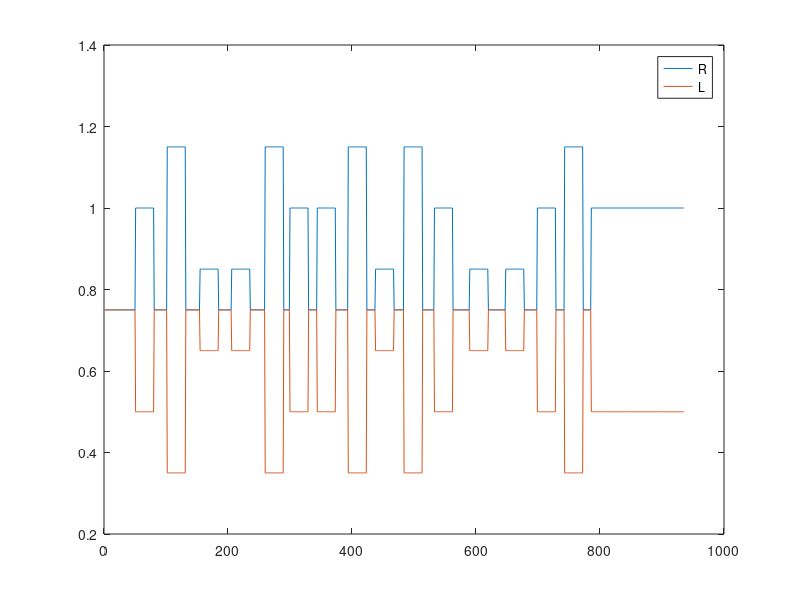
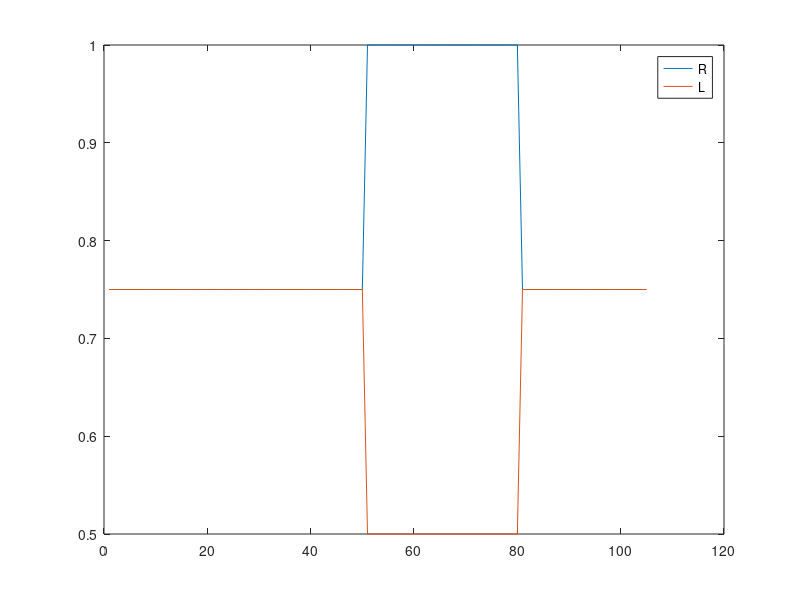
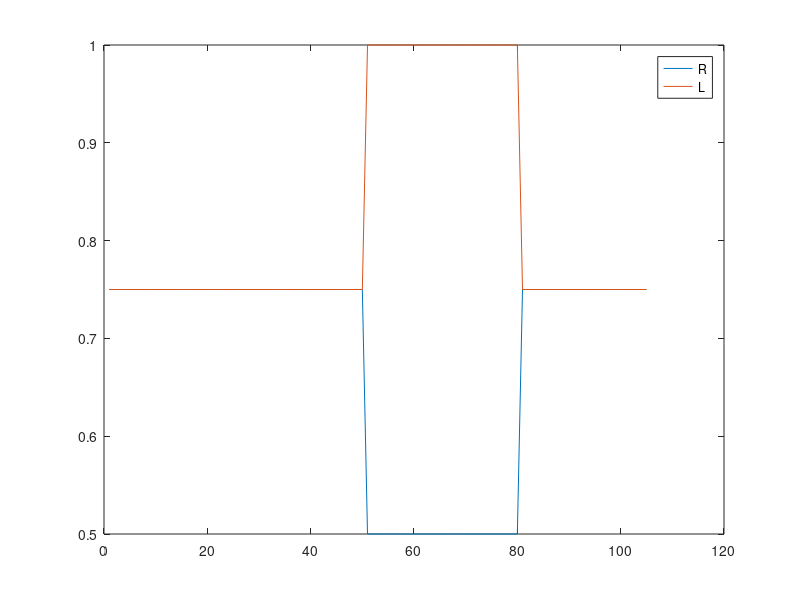
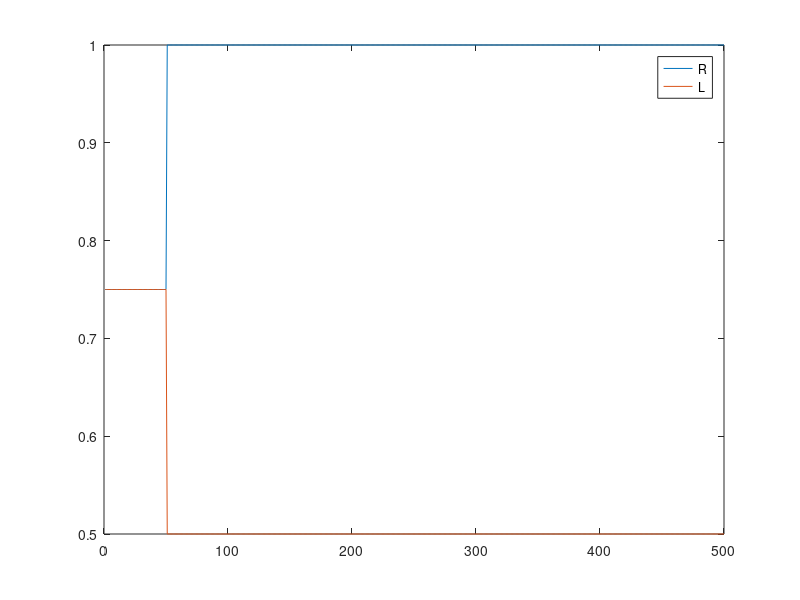

Reproduce these figures in MATLAB, in order.
%speed profiles update (Exploration)
clear all;close all;clc
small= [0.65 0.85];
mid=[0.5 1];
large=[0.35 1.15];

split={small, mid, large};
speed=[0.75*ones(50,2)];

for t=1:5
y=randsample(3,3);

speed= [speed; split{y(1)}.*ones(30,2);0.75*ones(randsample(10:30,1),2);...
    split{y(2)}.*ones(30,2);0.75*ones(randsample(10:30,1),2);...
    split{y(3)}.*ones(30,2);0.75*ones(randsample(10:30,1),2)];


end

speed=[speed; mid.*ones(150,2)];
%%
% figure
% plot(speed(:,1))
% hold on 
% plot(speed(:,2))

velR=speed(:,2);
velL=speed(:,1);

figure
plot(velR)
hold on
plot(velL)
%% 
legend('R','L')

%% Shor plit 

mid=[0.5 1];
speed=[];
speed=[0.75*ones(50,2); mid.*ones(30,2);0.75*ones(25,2)];

velR=speed(:,2);
velL=speed(:,1);

figure
plot(velR)
hold on
plot(velL)
legend('R','L')

% Negative 
NewR=velL;
NewL=velR;

velR=NewR;
velL=NewL;

figure
plot(velR)
hold on
plot(velL)
legend('R','L')
%% Adaptation 
mid=[0.5 1];
speed=[];
speed=[0.75*ones(50,2); mid.*ones(450,2)];
velR=speed(:,2);
velL=speed(:,1);

figure
plot(velR)
hold on
plot(velL)
legend('R','L')

%%

velR=[0.75*ones(50,1); velR];
velL=[0.75*ones(50,1); velL];

figure
plot(velR)
hold on
plot(velL)
legend('R','L')


